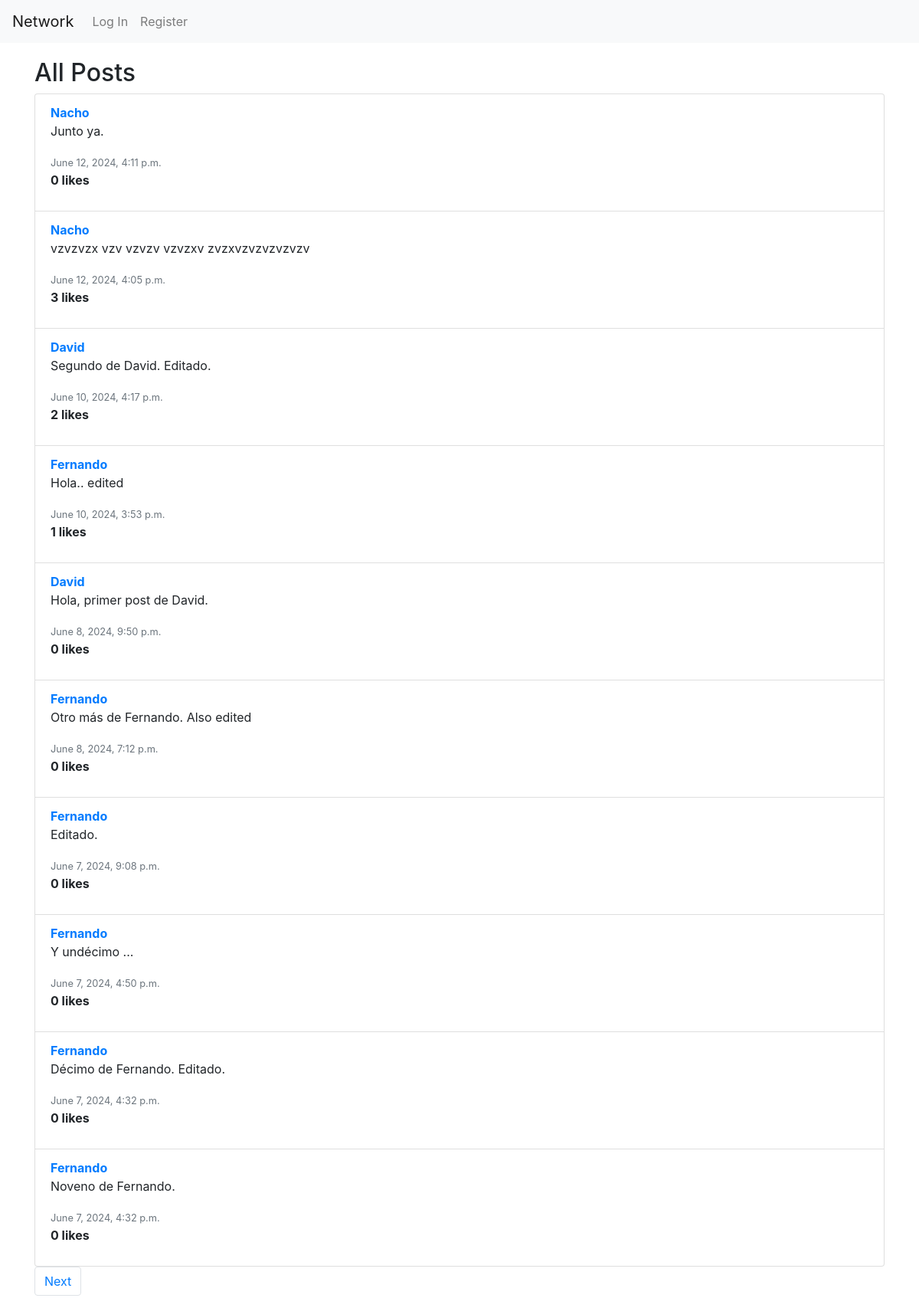
Before: / with the older database file.
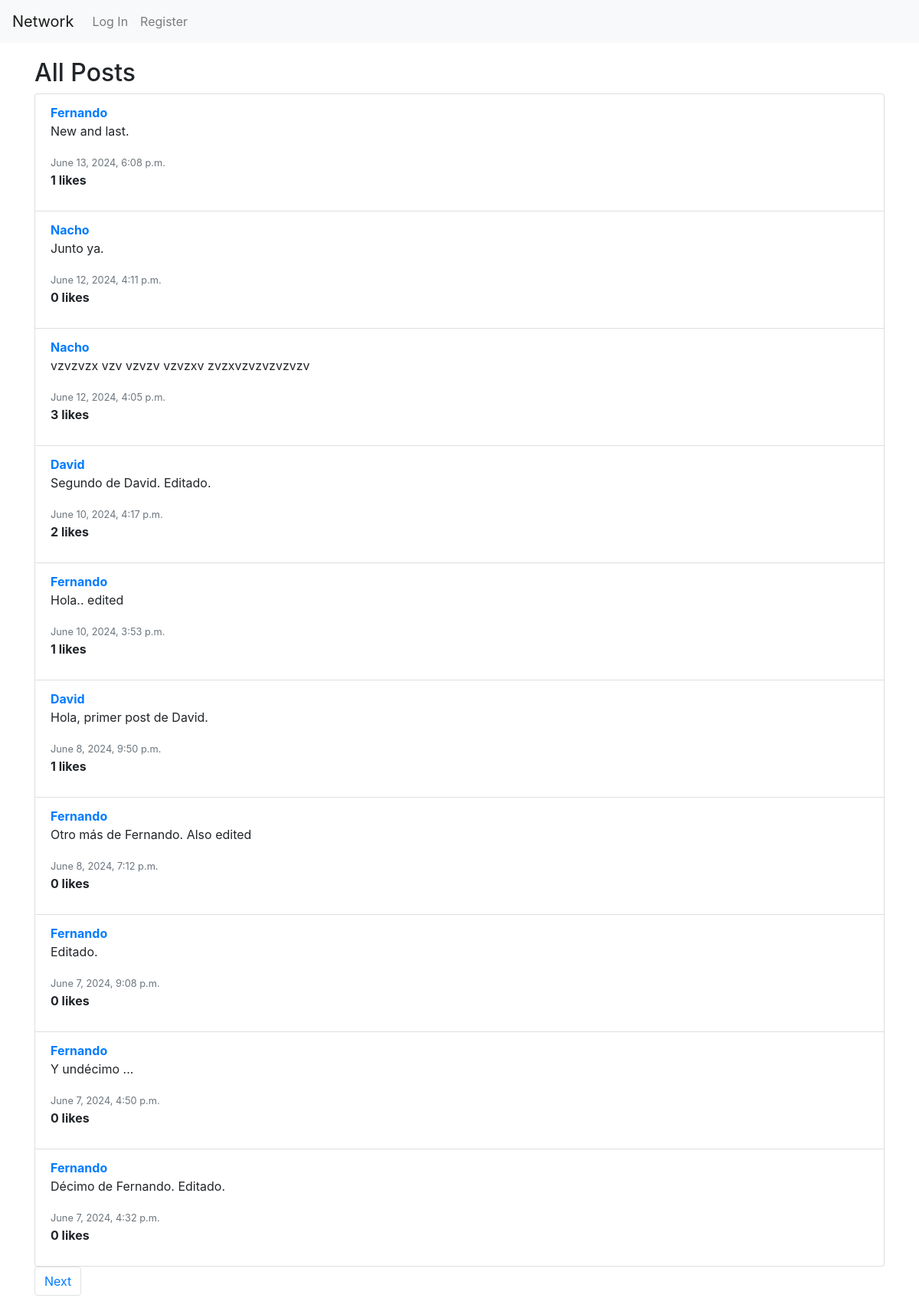
After: the same page with the newer database file.
### network/models.py (models this page shows, shortened)
class Post(models.Model):
    user = models.ForeignKey(User, on_delete=models.CASCADE, related_name="posts")
    content = models.TextField(blank=True)
    timestamp = models.DateTimeField(auto_now_add=True)

class User(AbstractUser):
    pass

### network/views.py (the view)
# urls.py: path("", views.index, name="index"),
def index(request):
    if request.method == "POST":
        content = request.POST["content"]
        user = request.user
        new_post = Post(user=user, content=content)
        new_post.save()
        return HttpResponseRedirect(reverse("network:index"))
    else:
        user = request.user
        posts_list = Post.objects.all().annotate(likes_count=Count('liked')).order_by('-timestamp')
        paginator = Paginator(posts_list, 10)  # Mostrar 10 posts por página
        page_number = request.GET.get('page')
        posts = paginator.get_page(page_number)  # Obtener los posts para la página requerida
        if user.is_authenticated:
            liked_posts_ids = set(Like.objects.filter(user=user).values_list('post_id', flat=True))
            for post in posts:
                post.user_has_liked = post.id in liked_posts_ids
        else:
            for post in posts:
                post.user_has_liked = False
        return render(request, "network/index.html", {"posts": posts})

### network/templates/network/index.html (shortened to what this page needs)
{% extends "network/layout.html" %}
{% block body %}
<div class="container">
    <h2 style="margin-top: 20px;">All Posts</h2>
    <ul class="list-group">
        {% for post in posts %}
        <li class="list-group-item" id="post-{{ post.id }}">
            <a href="{% url 'network:profile' post.user.username %}"><strong>{{ post.user.username }}</strong></a>
            <div id="post-content-{{ post.id }}">
                <p>{{ post.content }}</p>
            </div>
            <div>
                <small class="text-muted">{{ post.timestamp }}</small>
                <p id="like-count-{{ post.id }}"><strong>{{ post.likes_count }} likes</strong></p>
            </div>
        </li>
        {% endfor %}
    </ul>
    <nav aria-label="Page navigation">
        <ul class="pagination">
            {% if posts.has_next %}
                <li class="page-item"><a class="page-link" href="?page={{ posts.next_page_number }}">Next</a></li>
            {% endif %}
        </ul>
    </nav>
</div>
{% endblock %}

### network/templates/network/layout.html (shortened to what this page needs)
{% load static %}
<!DOCTYPE html>
<html lang="en">
    <head>
        <link rel="stylesheet" href="https://stackpath.bootstrapcdn.com/bootstrap/4.4.1/css/bootstrap.min.css">
        <link href="{% static 'network/styles.css' %}" rel="stylesheet">
        <link rel="stylesheet" href="{% static 'network/styles.css' %}">
    </head>
    <body>
        <nav class="navbar navbar-expand-lg navbar-light bg-light">
            <a class="navbar-brand" href="{% url 'network:index' %}">Network</a>
            <div>
              <ul class="navbar-nav mr-auto">
                {% if user.is_authenticated %}
                    <li class="nav-item">
                        <a class="nav-link" href="{% url 'network:user_posts' %}"><strong>{{ user.username }}</strong></a>
                    </li>
                    <li class="nav-item">
                        <a class="nav-link" href="{% url 'network:following' %}">Following</a>
                    </li>
                    <li class="nav-item">
                        <a class="nav-link" href="{% url 'network:logout' %}">Log Out</a>
                    </li>
                {% else %}
                    <li class="nav-item">
                        <a class="nav-link" href="{% url 'network:login' %}">Log In</a>
                    </li>
                    <li class="nav-item">
                        <a class="nav-link" href="{% url 'network:register' %}">Register</a>
                    </li>
                {% endif %}
              </ul>
            </div>
        </nav>
        <div class="body">
            {% block body %}
            {% endblock %}
        </div>
    </body>
</html>

Changed rows visible on the page:
no longer on this page (row unchanged): Post: user.username "Fernando", content "Noveno de Fernando.", timestamp "June 7, 2024, 4:32 p.m.", likes_count "0"
added Post: user.username "Fernando", content "New and last.", timestamp "June 13, 2024, 6:08 p.m.", likes_count "1"
computed for Post "Hola, primer post de David.": likes_count "0" → "1"
